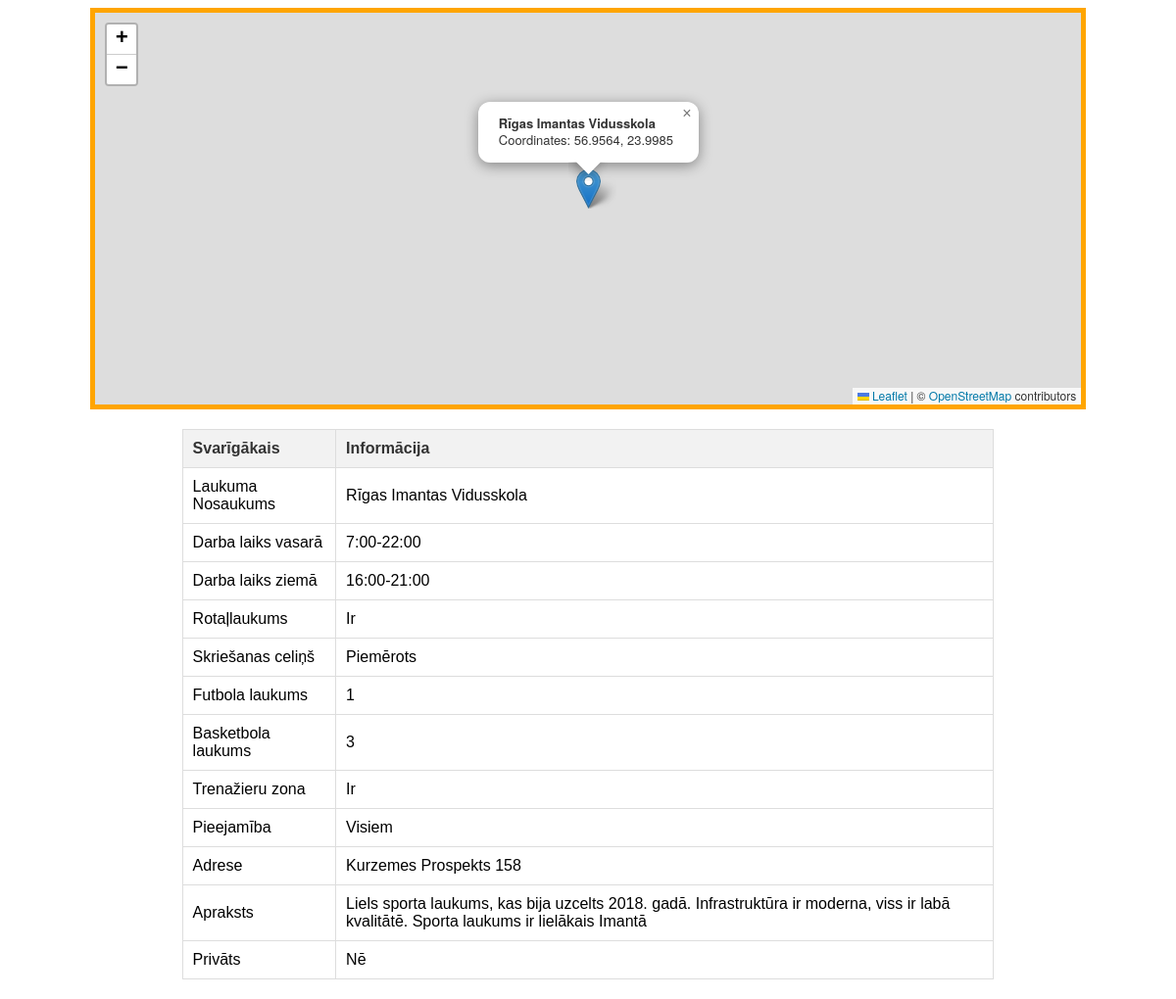
Screenshot of /apraksts.php?id_laukums=1 with the database file from the repository.
### tables this page shows
CREATE TABLE `sporta_laukums` (
  `id_laukums` int(11) NOT NULL,
  `id_mikrorajons` int(54) NOT NULL,
  `sp_nosaukums` text DEFAULT NULL,
  `longitude` decimal(10,4) DEFAULT NULL,
  `latitude` decimal(10,4) DEFAULT NULL,
  `dl_vasara` varchar(255) DEFAULT NULL,
  `dl_ziema` varchar(255) DEFAULT NULL,
  `rotallaukums` varchar(255) DEFAULT NULL,
  `skriesana` varchar(255) DEFAULT NULL,
  `futbols` int(11) DEFAULT NULL,
  `basketbols` int(11) DEFAULT NULL,
  `tr_zona` varchar(255) DEFAULT NULL,
  `pieejams` varchar(255) DEFAULT NULL,
  `adrese` varchar(255) DEFAULT NULL,
  `apraksts` varchar(255) DEFAULT NULL,
  `privats` varchar(255) DEFAULT NULL,
  `zona_` int(11) DEFAULT NULL
);

### htdocs/apraksts.php (the view, shortened to what this page needs)
<!DOCTYPE html>
<html lang="en">
<head>
    <link rel="stylesheet" href="https://unpkg.com/leaflet@1.7.1/dist/leaflet.css" />
</head>
<body>
    <div id="map"></div>
    <?php
    include("config/db.php");
    if (isset($_GET['id_laukums'])) {
        $selectedId = mysqli_real_escape_string($conn, $_GET['id_laukums']);
        $sql = "SELECT sp_nosaukums, dl_vasara, dl_ziema, rotallaukums, skriesana, futbols, basketbols, tr_zona, pieejams, adrese, apraksts, privats
                FROM sporta_laukums
                WHERE id_laukums = '$selectedId'";
        $result = $conn->query($sql);
        if ($result->num_rows == 1) {
            echo "<table>";
            echo "<tr>";
            echo "<th>Svarīgākais</th><th>Informācija</th>";
            echo "</tr>";
            $row = $result->fetch_assoc();
            $attributeNames = array(
                'sp_nosaukums' => 'Laukuma Nosaukums',
                'dl_vasara' => 'Darba laiks vasarā',
                'dl_ziema' => 'Darba laiks ziemā',
                'rotallaukums' => 'Rotaļlaukums',
                'skriesana' => 'Skriešanas celiņš',
                'futbols' => 'Futbola laukums',
                'basketbols' => 'Basketbola laukums',
                'tr_zona' => 'Trenažieru zona',
                'pieejams' => 'Pieejamība',
                'adrese' => 'Adrese',
                'apraksts' => 'Apraksts',
                'privats' => 'Privāts'
            );
            foreach ($row as $key => $value) {
                echo "<tr>";
                echo "<td>{$attributeNames[$key]}</td><td>$value</td>";
                echo "</tr>";
            }
            echo "</table>";
        } else {
            echo "No data found for Sporta Laukums ID: $selectedId";
        }
    } else {
        echo "ID not specified in the URL";
    }
    ?>
</body>
</html>

### htdocs/apraksts.php (style rules this page uses)
#map { height: 400px; width: 85%; margin: 0 auto; border: 5px solid orange; }
body { font-family: 'Arial', sans-serif; }
table { width: 70%; border-collapse: collapse; margin: 20px auto; }
th, td { border: 1px solid #ddd; padding: 10px; text-align: left; }
th { background-color: #f2f2f2; color: #333; }

### rows the page displays
sporta_laukums: sp_nosaukums "Rīgas Imantas Vidusskola", dl_vasara "7:00-22:00", dl_ziema "16:00-21:00", rotallaukums "Ir", skriesana "Piemērots", futbols "1", basketbols "3", tr_zona "Ir", pieejams "Visiem", adrese "Kurzemes Prospekts 158", apraksts "Liels sporta laukums, kas bija uzcelts 2018. gadā. Infrastruktūra ir moderna, viss ir labā kvalitātē. Sporta laukums ir lielākais Imantā", privats "Nē"

### other values shown
$attributeNames[$key] "Laukuma Nosaukums"
$attributeNames[$key] "Darba laiks vasarā"
$attributeNames[$key] "Darba laiks ziemā"
$attributeNames[$key] "Rotaļlaukums"
$attributeNames[$key] "Skriešanas celiņš"
$attributeNames[$key] "Futbola laukums"
$attributeNames[$key] "Basketbola laukums"
$attributeNames[$key] "Trenažieru zona"
$attributeNames[$key] "Pieejamība"
$attributeNames[$key] "Adrese"
$attributeNames[$key] "Apraksts"
$attributeNames[$key] "Privāts"
